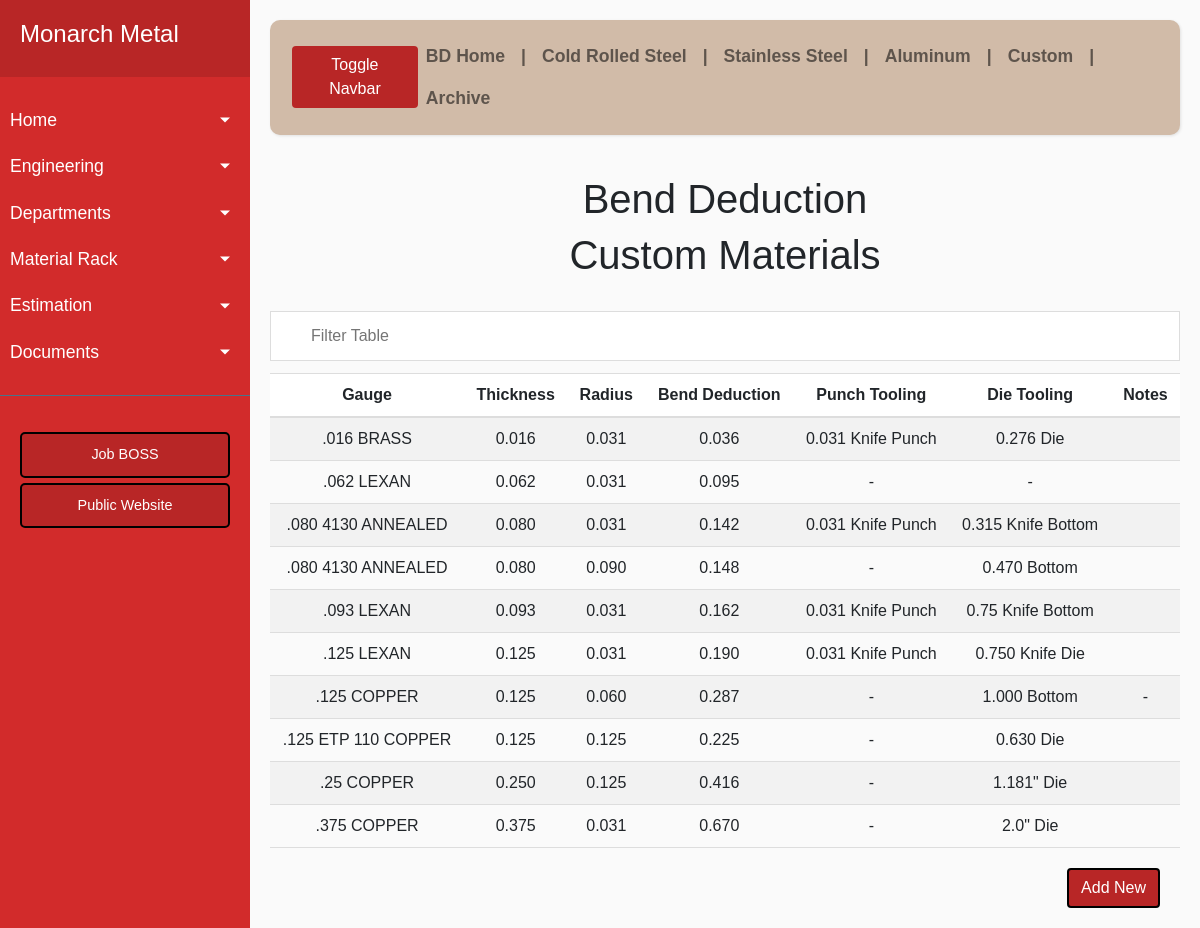
/bdcust, run on the app's committed database.
### app/models.py (models this page shows, shortened)
class Bendd(Base):
    __tablename__ = 'bendd'
    id = Column(Integer, primary_key=True)
    matl = Column(String(10))
    desc = Column(String(25))
    gauge = Column(String(10))
    thick = Column(String(50))
    rad = Column(String(50))
    bd = Column(String(50))
    pt = Column(String(120))
    dt = Column(String(120))
    notes = Column(String(120))

### app/routes.py (the view)
@app.route('/bdcust')
def bdcust():
    bds = Bendd.query.order_by('thick', 'rad').all()
    return render_template('bdcust.html', bds=bds)

### app/routes.py (called while the page is built)
@app.teardown_appcontext
def shutdown_session(exception=None):
    db_session.remove()

### app/templates/bdcust.html (shortened to what this page needs)
{% extends 'bdbase.html' %}
{% block content %}
    <h1 align='center'>Bend Deduction</h1>
    <h1 align='center'>Custom Materials</h1>
    <br>
    <body>
        <input type="text" id="myInput" onkeyup="filterTable()" placeholder="Filter Table">
            <table id="myTable">
                <tr class="header">
                    <th scope="col">Gauge</th>
                    <th scope="col">Thickness</th>
                    <th scope="col">Radius</th>
                    <th scope="col">Bend Deduction</th>
                    <th scope="col">Punch Tooling</th>
                    <th scope="col">Die Tooling</th>
                    <th scope="col">Notes</th>
                </tr>
            {% for bd in bds %}
                {% if bd.desc == 'CUST' %}
                    <tr id={{ bd.id }}>
                        <td align='center'><a href="/edit_bd/{{ bd.id }}"> {{ bd.gauge }} </a></td>
                        <td align='center'> {{ bd.thick }} </td>
                        <td align='center'> {{ bd.rad }} </td>
                        <td align='center'> {{ bd.bd }} </td>
                        <td align='center'> {{ bd.pt }} </td>
                        <td align='center'> {{ bd.dt }} </td>
                        <td align='center'> {{ bd.notes }} </td>
                    </tr>
                {% endif %}
            {% endfor %}
            </table>
            <a href="backend_bd">
                <button class="btn btn-block btn-primary todoBtn">Add New</button>
            </a>
    </body>
{% endblock %}

### app/static/style.css (style rules this page uses)
* { font-family: 'Poppins', sans-serif; }
#myInput { background-image: url('https://www.w3schools.com/css/searchicon.png'); background-position: 10px 12px; background-repeat: no-repeat; width: 100%; font-size: 16px; padding: 12px 20px 12px 40px; border: 1px solid #ddd; margin-bottom: 12px; }
#myTable { border-collapse: collapse; width: 100%; font-size: 16px; }
#myTable th, #myTable td { text-align: center; padding: 12px; }
#myTable th { background: #ffffff; border-top: 1px solid #ddd; border-bottom: 2px solid #ddd; }
#myTable tr { border-bottom: 1px solid #ddd; }
#myTable tr:nth-child(even) { background-color: #f2f2f2; }
#myTable tr.header, #myTable tr:hover { background-color: #ddd; }
th { text-align: center; }
body { font-family: 'Poppins', sans-serif; background: #fafafa; }
.formBtn, .todoBtn { background-color: #B82626; border: 2px solid black; }
.todoBtn { float: right; margin-right: 20px; margin-top: 20px; }

### data on the page
Bendd: gauge ".016 BRASS", thick "0.016", rad "0.031", bd "0.036", pt "0.031 Knife Punch", dt "0.276 Die"
Bendd: gauge ".062 LEXAN", thick "0.062", rad "0.031", bd "0.095", pt "-", dt "-"
Bendd: gauge ".080 4130 ANNEALED", thick "0.080", rad "0.031", bd "0.142", pt "0.031 Knife Punch", dt "0.315 Knife Bottom"
Bendd: gauge ".080 4130 ANNEALED", thick "0.080", rad "0.090", bd "0.148", pt "-", dt "0.470 Bottom"
Bendd: gauge ".093 LEXAN", thick "0.093", rad "0.031", bd "0.162", pt "0.031 Knife Punch", dt "0.75 Knife Bottom"
Bendd: gauge ".125 LEXAN", thick "0.125", rad "0.031", bd "0.190", pt "0.031 Knife Punch", dt "0.750 Knife Die"
Bendd: gauge ".125 COPPER", thick "0.125", rad "0.060", bd "0.287", pt "-", dt "1.000 Bottom", notes "-"
Bendd: gauge ".125 ETP 110 COPPER", thick "0.125", rad "0.125", bd "0.225", pt "-", dt "0.630 Die"
Bendd: gauge ".25 COPPER", thick "0.250", rad "0.125", bd "0.416", pt "-", dt "1.181\" Die"
Bendd: gauge ".375 COPPER", thick "0.375", rad "0.031", bd "0.670", pt "-", dt "2.0\" Die"
